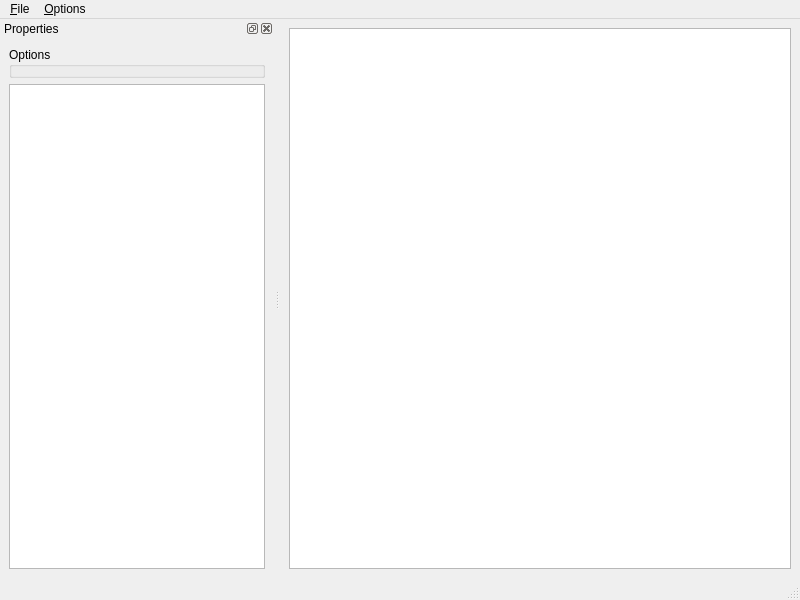
<?xml version="1.0" encoding="UTF-8"?>
<ui version="4.0">
 <class>MainWindow</class>
 <widget class="QMainWindow" name="MainWindow">
  <property name="geometry">
   <rect>
    <x>0</x>
    <y>0</y>
    <width>800</width>
    <height>600</height>
   </rect>
  </property>
  <property name="windowTitle">
   <string>pybox2d testbed</string>
  </property>
  <property name="tabShape">
   <enum>QTabWidget::Rounded</enum>
  </property>
  <widget class="QWidget" name="centralwidget">
   <layout class="QHBoxLayout" name="horizontalLayout">
    <item>
     <widget class="QGraphicsView" name="graphicsView"/>
    </item>
   </layout>
  </widget>
  <widget class="QMenuBar" name="menubar">
   <property name="geometry">
    <rect>
     <x>0</x>
     <y>0</y>
     <width>800</width>
     <height>21</height>
    </rect>
   </property>
   <widget class="QMenu" name="mnuFile">
    <property name="title">
     <string>&amp;File</string>
    </property>
    <addaction name="mnuExit"/>
   </widget>
   <widget class="QMenu" name="menu_Options">
    <property name="title">
     <string>&amp;Options</string>
    </property>
    <widget class="QMenu" name="menu_Font_size">
     <property name="title">
      <string>&amp;Font size</string>
     </property>
     <addaction name="mnuIncreaseFontSize"/>
     <addaction name="mnuDecreaseFontSize"/>
    </widget>
    <addaction name="menu_Font_size"/>
   </widget>
   <addaction name="mnuFile"/>
   <addaction name="menu_Options"/>
  </widget>
  <widget class="QStatusBar" name="statusbar"/>
  <widget class="QDockWidget" name="dwProperties">
   <property name="windowTitle">
    <string>Properties</string>
   </property>
   <attribute name="dockWidgetArea">
    <number>1</number>
   </attribute>
   <widget class="QWidget" name="dwcProperties">
    <layout class="QVBoxLayout" name="verticalLayout">
     <item>
      <widget class="QGroupBox" name="gbOptions">
       <property name="title">
        <string>Options</string>
       </property>
       <zorder>twProperties</zorder>
      </widget>
     </item>
     <item>
      <widget class="QTableWidget" name="twProperties">
       <property name="lineWidth">
        <number>1</number>
       </property>
       <property name="alternatingRowColors">
        <bool>true</bool>
       </property>
       <property name="verticalScrollMode">
        <enum>QAbstractItemView::ScrollPerPixel</enum>
       </property>
       <property name="horizontalScrollMode">
        <enum>QAbstractItemView::ScrollPerPixel</enum>
       </property>
       <property name="sortingEnabled">
        <bool>true</bool>
       </property>
      </widget>
     </item>
    </layout>
   </widget>
  </widget>
  <action name="mnuExit">
   <property name="text">
    <string>E&amp;xit</string>
   </property>
  </action>
  <action name="mnuIncreaseFontSize">
   <property name="text">
    <string>&amp;Increase</string>
   </property>
  </action>
  <action name="mnuDecreaseFontSize">
   <property name="text">
    <string>&amp;Decrease</string>
   </property>
  </action>
 </widget>
 <resources/>
 <connections/>
</ui>
